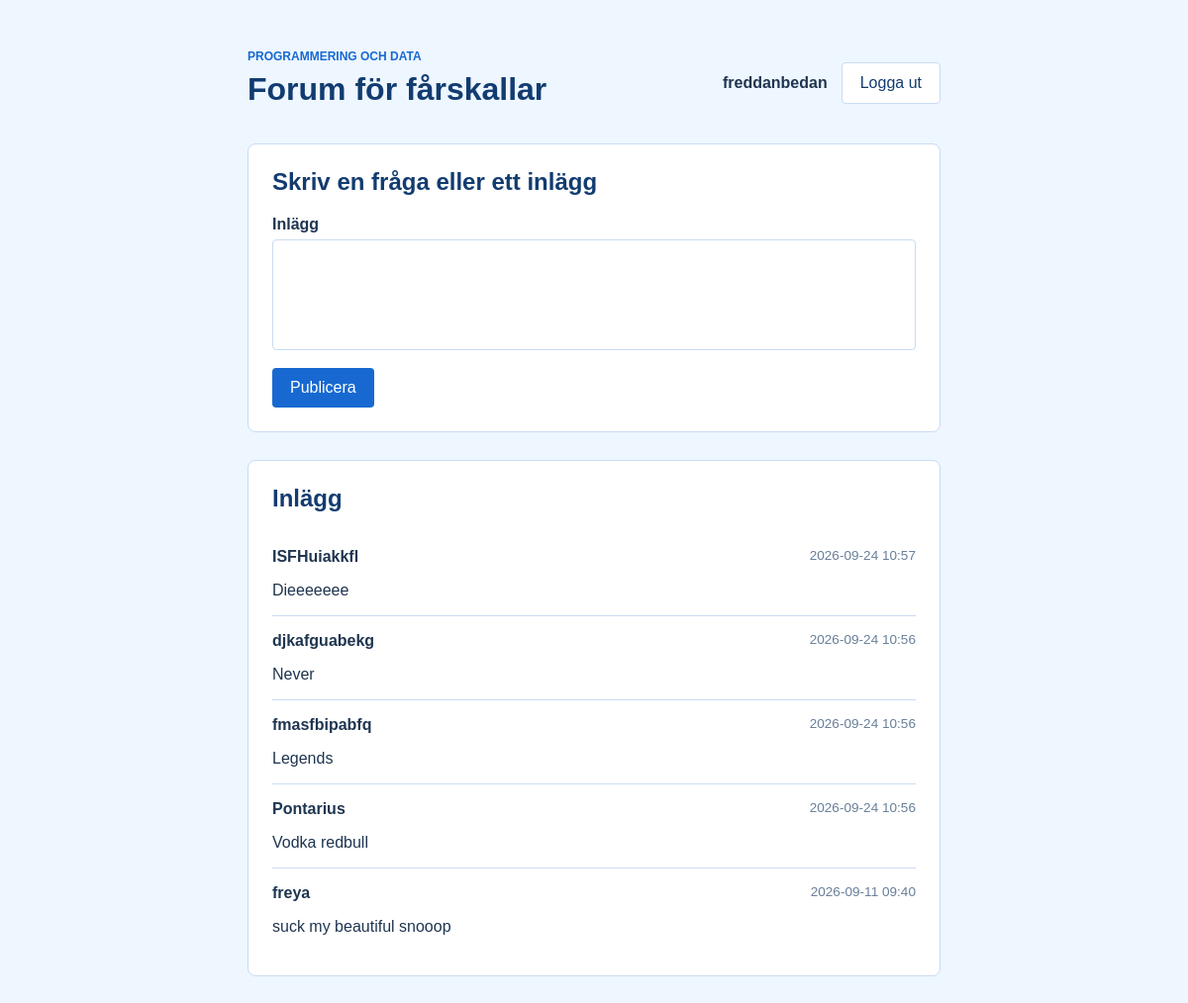
The page /forum (signed in) on the database its author committed.
### tables this page shows
CREATE TABLE posts (
                id INTEGER PRIMARY KEY AUTOINCREMENT,
                user_id INTEGER REFERENCES users(id) ON DELETE SET NULL,
                author_name TEXT NOT NULL,
                content TEXT NOT NULL,
                created_at TEXT NOT NULL
            );

### app.py (the view, shortened to what this page needs)
@app.route("/forum", methods=["GET", "POST"])
@login_required
def forum():
    error = None
    with database() as connection:
        posts = connection.execute(
            "SELECT author_name, content, created_at FROM posts ORDER BY created_at DESC, id DESC"
        ).fetchall()
    return render_template(
        "index.html", posts=posts, error=error, username=session["username"]
    )

### app.py (called while the page is built)
@contextmanager
def database():
    connection = sqlite3.connect(DATABASE_FILE)
    connection.row_factory = sqlite3.Row
    connection.execute("PRAGMA foreign_keys = ON")
    try:
        yield connection
        connection.commit()
    except Exception:
        connection.rollback()
        raise
    finally:
        connection.close()

def login_required(view):
    @wraps(view)
    def wrapped_view(*args, **kwargs):
        if "user_id" not in session:
            flash("Logga in för att öppna forumet.")
            return redirect(url_for("index"))
        return view(*args, **kwargs)
    return wrapped_view

### templates/index.html (shortened to what this page needs)
<!doctype html>
<html lang="sv">
<head>
  <link rel="stylesheet" href="{{ url_for('static', filename='styles.css') }}">
</head>
<body>
  <main class="container">
    <header class="forum-header">
      <div>
        <p class="eyebrow">PROGRAMMERING OCH DATA</p>
        <h1>Forum för fårskallar</h1>
      </div>
      <div class="user-actions">
        <strong>{{ username }}</strong>
        <form method="post" action="{{ url_for('logout') }}">
          <button class="secondary-button" type="submit">Logga ut</button>
        </form>
      </div>
    </header>
    <section class="form-box">
      <h2>Skriv en fråga eller ett inlägg</h2>
      <form method="post">
        <label for="content">Inlägg</label>
        <textarea id="content" name="content" maxlength="1000" rows="5" required></textarea>
        <button type="submit">Publicera</button>
      </form>
    </section>
    <section class="posts">
      <h2>Inlägg</h2>
      {% for post in posts %}
        <article class="post">
          <strong>{{ post["author_name"] }}</strong>
          <time>{{ post["created_at"][:16].replace('T', ' ') }}</time>
          <p>{{ post["content"] }}</p>
        </article>
      {% else %}
        <p>Det finns inga inlägg ännu.</p>
      {% endfor %}
    </section>
  </main>
</body>
</html>

### public/styles.css (style rules this page uses)
:root { --blue: #1769d1; --dark-blue: #123c70; --light-blue: #eef6ff; --border: #c9dcf2; --text: #1f3550; }
* { box-sizing: border-box; }
body { margin: 0; color: var(--text); background: var(--light-blue); font-family: Arial, sans-serif; }
.container { width: min(700px, calc(100% - 32px)); margin: 0 auto; padding: 50px 0; }
h1, h2 { color: var(--dark-blue); }
h1 { margin: 0 0 8px; text-align: center; }
h2 { margin-top: 0; }
.eyebrow { margin: 0 0 8px; color: var(--blue); font-size: 0.75rem; font-weight: bold; }
.form-box, .posts { margin-top: 28px; padding: 24px; border: 1px solid var(--border); border-radius: 8px; background: white; }
label { display: block; margin-top: 16px; font-weight: bold; }
input, textarea { display: block; width: 100%; margin-top: 6px; padding: 10px; border: 1px solid var(--border); border-radius: 4px; font: inherit; }
textarea { resize: none; }
button { margin-top: 18px; padding: 11px 18px; border: 0; border-radius: 4px; color: white; background: var(--blue); font: inherit; cursor: pointer; }
.secondary-button { margin: 0; border: 1px solid var(--border); color: var(--dark-blue); background: white; }
.forum-header { display: flex; align-items: center; justify-content: space-between; gap: 20px; margin-bottom: 28px; }
.forum-header h1 { text-align: left; }
.user-actions { display: flex; align-items: center; gap: 14px; }
.user-actions form { margin: 0; }
.post { padding: 16px 0; border-bottom: 1px solid var(--border); }
.post:last-child { border-bottom: 0; }
.post time { float: right; color: #687f99; font-size: 0.85rem; }
.post p { margin-bottom: 0; white-space: pre-wrap; overflow-wrap: anywhere; }

### rows shown on the page
posts: author_name "ISFHuiakkfl", created_at "2026-09-24 10:57", content "Dieeeeeee"
posts: author_name "djkafguabekg", created_at "2026-09-24 10:56", content "Never"
posts: author_name "fmasfbipabfq", created_at "2026-09-24 10:56", content "Legends"
posts: author_name "Pontarius", created_at "2026-09-24 10:56", content "Vodka redbull"
posts: author_name "freya", created_at "2026-09-11 09:40", content "suck my beautiful snooop"

### other values the page prints
{{ username }} "freddanbedan"
